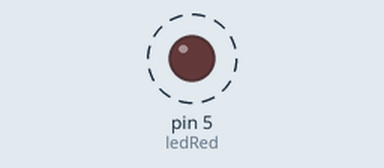
Recording of a sketch running on a simulated Arduino Uno, built with avr-gcc and run on an emulated ATmega328P. On the bench: output pins drawn as LEDs (lit = HIGH). Dashed ring = blinking. What the sketch prints to the serial monitor is not drawn.

Above: at 0.5 s.
Timing chart, 0 to 4.6 s (numbered marks = the images above):
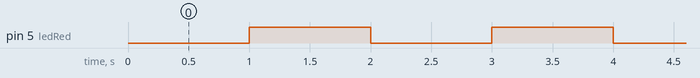

The sketch:

Harjoitus_Vilkku.ino
```cpp
#define ledRed 5

#define ON LOW
#define OFF HIGH

void setup() {

pinMode (ledRed, OUTPUT);
Serial.begin (9600);

}

#define V1 1000

void loop() {

Serial.println ("Light ON");
digitalWrite (ledRed, ON);
delay (V1);

Serial.println ("Light OFF");
digitalWrite (ledRed, OFF);
delay (V1);


}
```

Measured:
- by itself, pin 5 (ledRed): alternates HIGH for 1.0 s and LOW for 1.0 s
